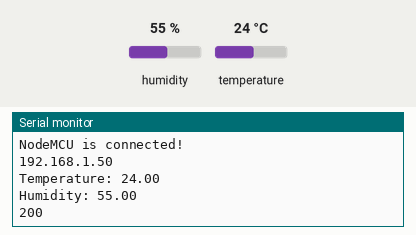
Simulated run of this sketch. Board: ESP8266 (NodeMCU). Parts: the last lines printed to the serial monitor. The test bench sets the inputs (shaded band); at power-on: humidity 55 %, temperature 24 °C. WiFi joins after 1.5 s; servers stay silent unless stated; web services answer with replies made up by the test bench.

Above: at 2.8 s.
2.9 s: humidity set to 22 %
At 6.21 s:
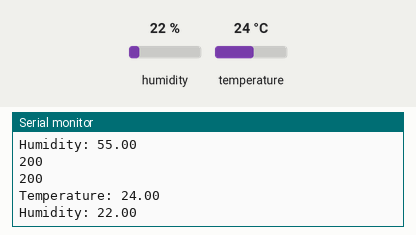
8.2 s: temperature set to 12 °C
At 9.8 s:
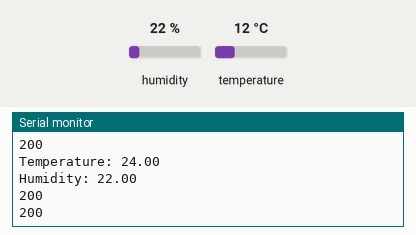
13.5 s: humidity set to 40 %
At 16.6 s:
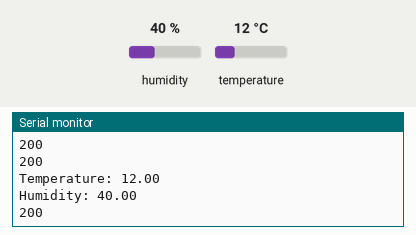
Timing chart, 0 to 18.1 s (numbered marks = the images above; inputs shaded):
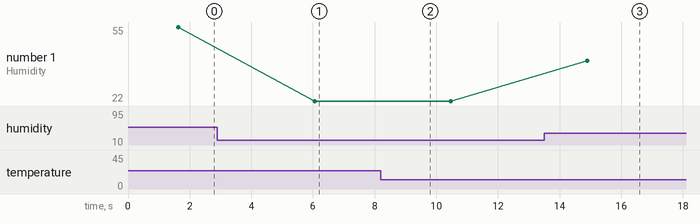

The sketch:

modded_wath.ino
```cpp
#include <ESP8266WiFi.h>
#include <DHT.h>
#include <WiFiClient.h>
#include <ESP8266HTTPClient.h>

DHT dht(D5, DHT11);

String host = "api.thingspeak.com";
int httpPort = 80;
String url1 = "/update?api_key=U130PK3JXSM1HEUN&field1=";
String url2 = "/update?api_key=U130PK3JXSM1HEUN&field2=";

HTTPClient http;
WiFiClient client;

void setup()
{
  Serial.begin(9600);
  WiFi.begin("", "");
  while(WiFi.status() != WL_CONNECTED)
  {
    delay(200);
    Serial.print("..");
  }
  Serial.println();
  Serial.println("NodeMCU is connected!");
  Serial.println(WiFi.localIP());
  dht.begin();
}

void loop()
{
  float h = dht.readHumidity();
  float t = dht.readTemperature();
  Serial.println("Temperature: " + (String) t);
  Serial.println("Humidity: " + (String) h);

  url1 = url1 + (String) t;
  http.begin(client,host,httpPort,url1);
  int httpCode = http.GET();
  Serial.println(httpCode);
  delay(2000);

  url2 = url2 + (String) h;
  http.begin(client,host,httpPort,url2);
  httpCode = http.GET();
  Serial.println(httpCode);
  delay(2000);
}
```

Measured:
- after the input at 2.9 s, the serial monitor: prints a new line after 3.2 s (image 1)
- after the input at 13.5 s, the serial monitor: prints a new line after 1.4 s (image 3)
- plotted number 1: 55 → 22 after the input at 2.9 s, 22 → 40 after the input at 13.5 s
